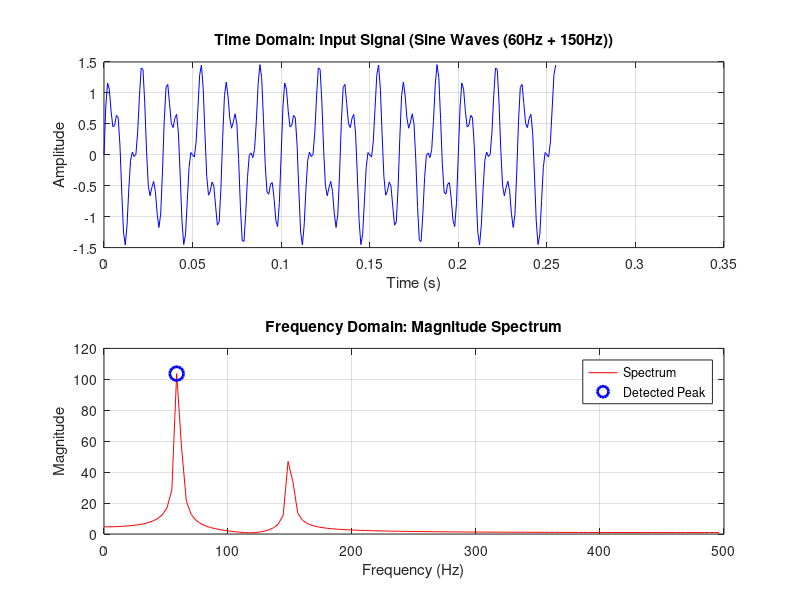

Source code (MATLAB):
% =================================================================
% Octave Script to Simulate and Visualize the C-based FFT test
% (Enhanced version with signal switching and detailed plot comments)
% =================================================================

%% 0. 設定 (Configuration)
clear; clc; close all;

% ⭐️ 開關：設為 true 使用脈衝訊號，設為 false 使用正弦波訊號
USE_IMPULSE_SIGNAL = false;

%% 1. 參數設定 (Parameter Setup)
FFT_SIZE      = 256;
SAMPLING_RATE = 1000;
PI            = 3.1415926535;

fprintf("--- Octave FFT Simulation ---\n");

%% 2. 產生測試訊號 (Generate Test Signal)
signal_buffer = zeros(1, FFT_SIZE); % 先建立一個全為零的陣列

if (USE_IMPULSE_SIGNAL)
    fprintf("1. Generating test signal (IMPULSE)...\n");
    % Octave 陣列索引從 1 開始，C 的 index 5 對應 Octave 的 index 6
    signal_buffer(6) = 100.0;
    signal_type_str = "Impulse";
else
    fprintf("1. Generating test signal (SINE WAVES)...\n");
    time_axis = (0:FFT_SIZE-1) / SAMPLING_RATE;
    main_freq_component = 1.0 * sin(2.0 * PI * 60.0 * time_axis);
    second_freq_component = 0.5 * sin(2.0 * PI * 150.0 * time_axis);
    signal_buffer = main_freq_component + second_freq_component;
    signal_type_str = "Sine Waves (60Hz + 150Hz)";
end

%% 3. 執行 FFT 並計算頻譜 (Perform FFT and Calculate Spectrum)
fprintf("2. Running FFT Calculation...\n");
fft_output = fft(signal_buffer);

fprintf("3. Calculating magnitude of the spectrum...\n");
magnitude_spectrum = abs(fft_output(1:FFT_SIZE / 2));

%% 4. 找出峰值頻率 (Find Peak Frequency)
fprintf("4. Finding the peak frequency...\n");
[max_magnitude, max_index_in_subset] = max(magnitude_spectrum(2:end)); % 忽略直流
peak_index = max_index_in_subset + 1;
dominant_frequency = (peak_index - 1) * SAMPLING_RATE / FFT_SIZE;

%% 5. 輸出結果 (Display Results)
% ... (輸出文字結果的部分保持不變，此處省略) ...
fprintf("\n--- FUNCTIONALITY ---\n");
fprintf("Peak found at index: %d\n", peak_index - 1);
fprintf("Dominant Frequency is approx: %.2f Hz\n", dominant_frequency);
fprintf("---------------------\n\n");

%% 6. 繪圖 (Plotting) - 視覺化結果
fprintf("Generating plots...\n");

% 建立時間軸和頻率軸
time_axis = (0:FFT_SIZE-1) / SAMPLING_RATE;
freq_axis = (0:FFT_SIZE/2-1) * SAMPLING_RATE / FFT_SIZE;

% figure; 指令會打開一個新的、空白的圖形視窗
figure;

% --- 上半圖：時域訊號 ---
% subplot(2, 1, 1); 將圖形視窗分割成 2 行 1 列，並選定第 1 個位置作畫
subplot(2, 1, 1);
if (USE_IMPULSE_SIGNAL)
    % 對於脈衝訊號，用 stem 畫火柴棒圖最能體現其離散特性
    stem(time_axis, signal_buffer, 'b');
else
    % 對於連續的正弦波，用 plot 畫曲線圖更合適
    plot(time_axis, signal_buffer, 'b');
end
title(['Time Domain: Input Signal (', signal_type_str, ')']);
xlabel('Time (s)');
ylabel('Amplitude');
grid on;
if (USE_IMPULSE_SIGNAL)
    xlim([0, 20/SAMPLING_RATE]); % 脈衝訊號只顯示局部細節
end


% --- 下半圖：頻域頻譜 ---
% subplot(2, 1, 2); 選定分割後的第 2 個位置作畫
subplot(2, 1, 2);
plot(freq_axis, magnitude_spectrum, 'r-'); % 'r-' 代表紅色的實線
title('Frequency Domain: Magnitude Spectrum');
xlabel('Frequency (Hz)');
ylabel('Magnitude');
grid on;
xlim([0, SAMPLING_RATE / 2]); % 頻譜最高只會到取樣率的一半

% hold on; 告訴 Octave，接下來的繪圖要疊加在目前的圖上，不要清掉
hold on;
% 用一個藍色的圓圈，標示出我們找到的頻率峰值位置
plot(dominant_frequency, max_magnitude, 'bo', 'MarkerSize', 10, 'LineWidth', 2);
legend('Spectrum', 'Detected Peak');
hold off; % 關閉疊加模式

fprintf("Done! Please check the new plot window.\n");
